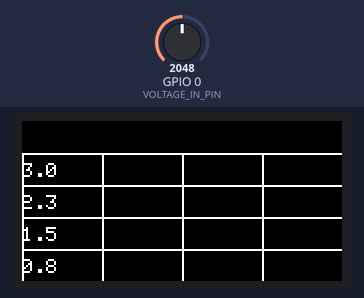
Simulated run of this sketch. Board: ESP32. Shown: 160×80 colour display. Inputs (shaded band) come from the test bench; at power-on: GPIO 0 (VOLTAGE_IN_PIN) = 2048 (analog values on the 0–4095 scale).

Above: at 0.2 s.
At 5.1 s:
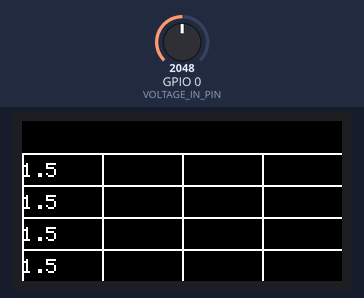

The sketch:

autoscale.ino
```cpp
#include <Adafruit_GFX.h>
#include <Adafruit_ST7735.h>
#include <IRremote.h>

// Display setup
#define TFT_CS 9
#define TFT_RST -1
#define TFT_DC 10
Adafruit_ST7735 tft = Adafruit_ST7735(TFT_CS, TFT_DC, TFT_RST);

#define TFT_BLACK ST77XX_BLACK
#define TFT_WHITE ST77XX_WHITE
#define TFT_RED ST77XX_RED
#define TFT_GREEN ST77XX_GREEN

// IR Remote setup
#define IR_RECEIVE_PIN 19

// ADC pins
#define VOLTAGE_IN_PIN 0

// Scaling factors
const float VOLTAGE_IN_SCALE = 3.0 / 4096;

// Graph parameters
const int BUFFER_SIZE = 256; // Circular buffer size (independent of graph width)
float dataBuffer[BUFFER_SIZE];
unsigned long timeBuffer[BUFFER_SIZE]; // Timestamps for each data point
int bufferIndex = 0;

// Graph configuration
struct GraphConfig {
    int x;
    int y;
    int width;
    int height;
    float yMin;
    float yMax;
    bool autoScale;
};

GraphConfig graphConfig = {0, 16, 160, 64, 0.0, 3.0, true}; // Default config

unsigned long lastUpdateTime = 0;
unsigned long timeWindow = 5000; // Time window in milliseconds

void setup() {
    tft.initR(INITR_MINI160x80_PLUGIN);
    tft.setRotation(1);
    tft.fillScreen(TFT_BLACK);
    Serial.begin(115200);

    IrReceiver.begin(IR_RECEIVE_PIN);
    analogReadResolution(12);

    // Initialize buffers
    for (int i = 0; i < BUFFER_SIZE; i++) {
        dataBuffer[i] = 0;
        timeBuffer[i] = 0;
    }
}

void loop() {
    unsigned long currentTime = millis();

    // Update data at regular intervals
    if (currentTime - lastUpdateTime >= 100) {
        updateMeasurements(currentTime);
        drawGraph(graphConfig);
        lastUpdateTime = currentTime;
    }

    // Handle IR commands (e.g., adjust scaling or graph settings)
    if (IrReceiver.decode()) {
        handleIRCommand();
        IrReceiver.resume();
    }
}

void updateMeasurements(unsigned long currentTime) {
    float voltageIn = analogRead(VOLTAGE_IN_PIN) * VOLTAGE_IN_SCALE;

    // Update buffers with new data and timestamp
    dataBuffer[bufferIndex] = voltageIn;
    timeBuffer[bufferIndex] = currentTime;

    bufferIndex = (bufferIndex + 1) % BUFFER_SIZE;
}

void drawGraph(GraphConfig config) {
    tft.fillRect(config.x, config.y, config.width, config.height, TFT_BLACK);

    // Determine scaling dynamically if auto-scale is enabled
    float yMin = config.autoScale ? findMinInWindow() : config.yMin;
    float yMax = config.autoScale ? findMaxInWindow() : config.yMax;

    // Draw grid and labels
    drawGrid(config, yMin, yMax);

    // Plot data within the time window
    unsigned long now = millis();
    for (int i = 0; i < BUFFER_SIZE - 1; i++) {
        int index1 = (bufferIndex + i) % BUFFER_SIZE;
        int index2 = (bufferIndex + i + 1) % BUFFER_SIZE;

        if (timeBuffer[index1] < now - timeWindow || timeBuffer[index2] < now - timeWindow) continue;

        int x1 = map(timeBuffer[index1], now - timeWindow, now, config.x, config.x + config.width);
        int x2 = map(timeBuffer[index2], now - timeWindow, now, config.x, config.x + config.width);

        int y1 = map(dataBuffer[index1], yMin, yMax, config.y + config.height, config.y);
        int y2 = map(dataBuffer[index2], yMin, yMax, config.y + config.height, config.y);

        tft.drawLine(x1, y1, x2, y2, TFT_RED);
    }
}

void drawGrid(GraphConfig config, float yMin, float yMax) {
    tft.setTextColor(TFT_WHITE);
    tft.setTextSize(1);

    // Draw horizontal grid lines and labels
    for (int i = 0; i <= 4; i++) {
        int y = config.y + (i * (config.height / 4));
        tft.drawLine(config.x, y, config.x + config.width, y, TFT_WHITE);

        float labelValue = yMax - i * ((yMax - yMin) / 4);
        tft.setCursor(config.x + config.width + 2, y - 3);
        tft.print(labelValue, 1);
    }

    // Draw vertical grid lines
    for (int i = 0; i <= 4; i++) {
        int x = config.x + (i * (config.width / 4));
        tft.drawLine(x, config.y, x, config.y + config.height, TFT_WHITE);
    }
}

float findMinInWindow() {
    unsigned long now = millis();
    float minVal = FLT_MAX;

    for (int i = 0; i < BUFFER_SIZE; i++) {
        if (timeBuffer[i] >= now - timeWindow) {
            minVal = min(minVal, dataBuffer[i]);
        }
    }

    return minVal == FLT_MAX ? graphConfig.yMin : minVal;
}

float findMaxInWindow() {
    unsigned long now = millis();
    float maxVal = FLT_MIN;

    for (int i = 0; i < BUFFER_SIZE; i++) {
        if (timeBuffer[i] >= now - timeWindow) {
            maxVal = max(maxVal, dataBuffer[i]);
        }
    }

    return maxVal == FLT_MIN ? graphConfig.yMax : maxVal;
}

void handleIRCommand() {
   // Implement IR commands to adjust scaling or graph settings here.
}
```

Measured:
- what the display in image 0 shows lasts 4.9 s, from 0.2 s to 5.1 s
